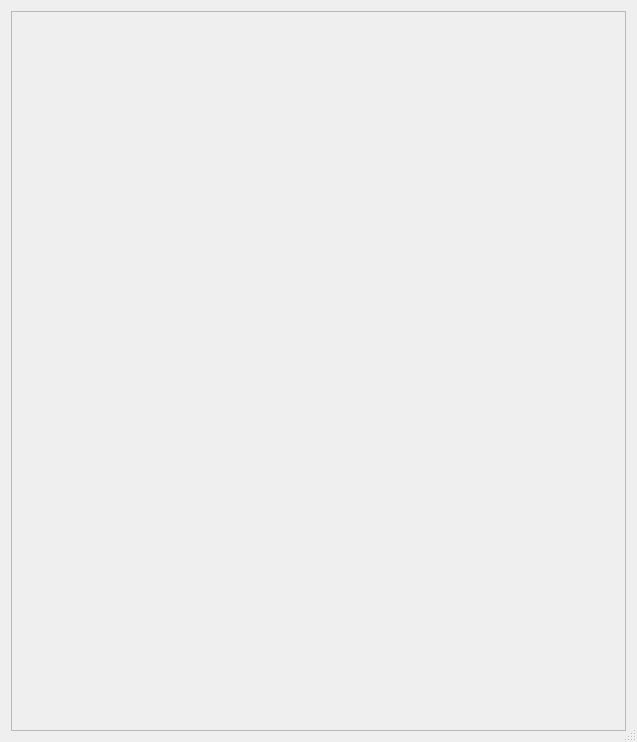
<?xml version="1.0" encoding="UTF-8"?>
<ui version="4.0">
 <class>Agent</class>
 <widget class="QDialog" name="Agent">
  <property name="geometry">
   <rect>
    <x>0</x>
    <y>0</y>
    <width>637</width>
    <height>742</height>
   </rect>
  </property>
  <property name="windowTitle">
   <string>Agent Input</string>
  </property>
  <property name="sizeGripEnabled">
   <bool>true</bool>
  </property>
  <layout class="QGridLayout" name="gridLayout">
   <item row="1" column="1">
    <widget class="QScrollArea" name="scrollArea">
     <property name="widgetResizable">
      <bool>true</bool>
     </property>
     <widget class="QWidget" name="scrollAreaWidgetContents">
      <property name="geometry">
       <rect>
        <x>0</x>
        <y>0</y>
        <width>617</width>
        <height>722</height>
       </rect>
      </property>
      <layout class="QVBoxLayout" name="verticalLayout_3">
       <item>
        <widget class="QStackedWidget" name="stackedWidget">
         <property name="currentIndex">
          <number>1</number>
         </property>
         <widget class="QWidget" name="page_01">
          <layout class="QVBoxLayout" name="verticalLayout_2"/>
         </widget>
         <widget class="QWidget" name="page_2">
          <layout class="QHBoxLayout" name="horizontalLayout_4"/>
         </widget>
        </widget>
       </item>
      </layout>
     </widget>
    </widget>
   </item>
  </layout>
 </widget>
 <resources/>
 <connections/>
</ui>
